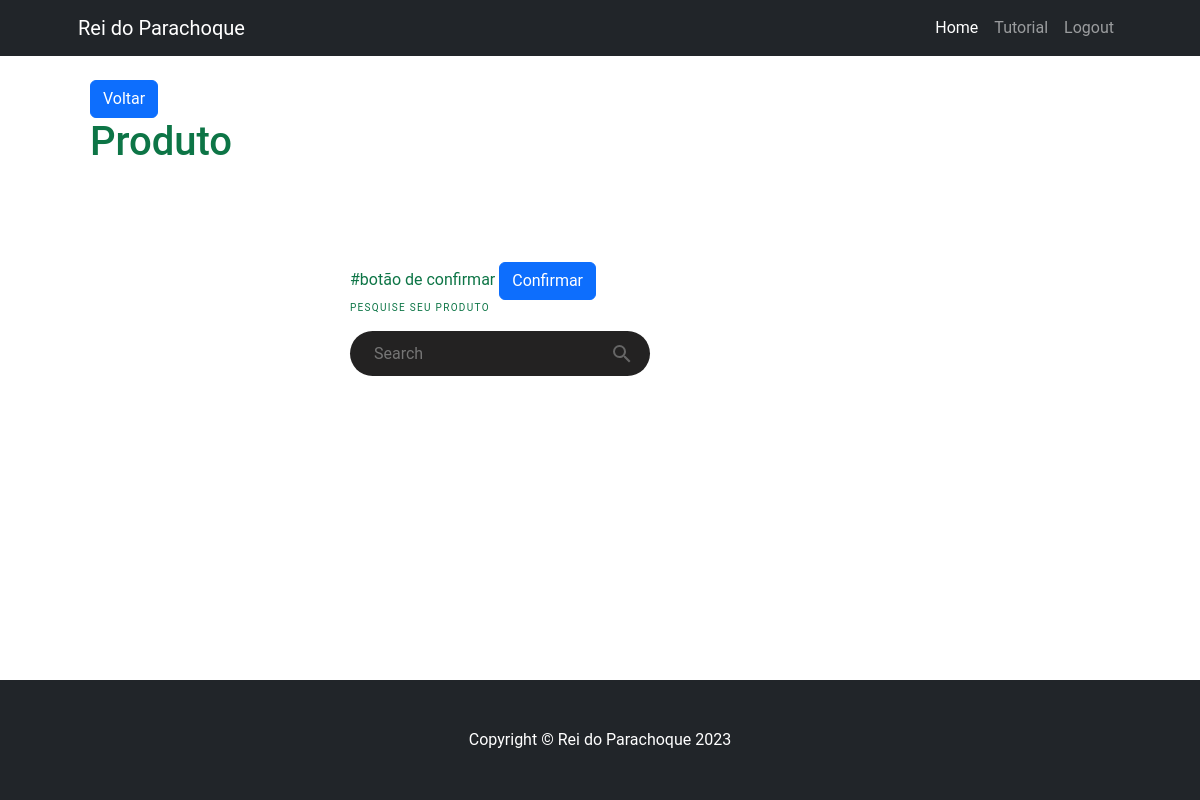
Page /sale_page2/7-7 (signed in) on the earlier database version.
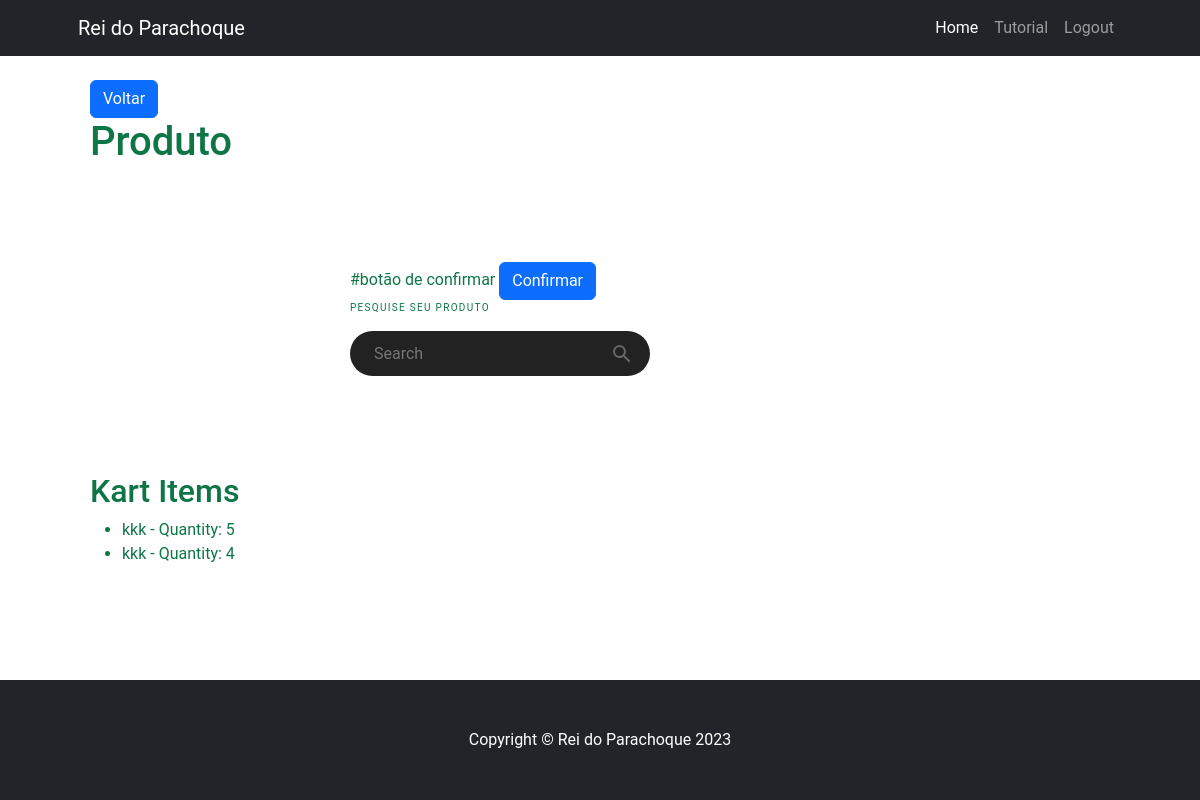
Same page on the later database version.
### app/models/tables.py (models this page shows, shortened)
class KartItem(db.Model):
    id = db.Column(db.Integer, primary_key=True)
    kart_id = db.Column(db.Integer, db.ForeignKey('kart.id'))
    kart = db.relationship('Kart', backref='kart_items')
    product_id = db.Column(db.Integer, db.ForeignKey('product.id'))
    product = db.relationship('Product', backref='kart_items')
    quantity = db.Column(db.Integer)
    total = db.Column(db.Float)

class Product(db.Model):
    id = db.Column(db.Integer, primary_key=True)
    name = db.Column(db.String(80))
    price = db.Column(db.Float)
    code = db.Column(db.String(80), unique=True)
    quantity = db.Column(db.Integer, default=0)
    description = db.Column(db.String(120))

### app/controllers/default.py (the view)
@app.route('/sale_page2/<int:id>-<kart>', methods=['GET', 'POST'])
@login_required
def sale_page2(id, kart):
    form = ProductSearchForm()
    products = Product.query.all()
    results = []
    kartitems = KartItem.query.filter_by(kart_id=kart).all()
    for product in products:
        results.append(product.name)
        results.append(product.code)
    if form.validate_on_submit():
        name = form.productName.data
        return redirect(url_for('sale_page3', name=name, id=id, kart=kart))
    return render_template('sale_page2.html', results=results, id=id, kart=kart, form=form, kartitems=kartitems)

### app/models/forms.py
class ProductSearchForm(FlaskForm):
    productName = StringField('Product Name', validators=[DataRequired(), Length(min=2, max=20)])
    submit = SubmitField('Search')

### app/controllers/default.py (called while the page is built)
@login_manager.user_loader
def load_user(user_id):
    return User.query.get(int(user_id))

### app/models/tables.py (called while the page is built)
    @property
    def is_authenticated(self):
        return True

### app/templates/sale_page2.html (shortened to what this page needs)
{% extends "base.html" %}
{% block stylesheets %}
    <link href="../static/css/searchbar.css" rel="stylesheet" />
{% endblock %}
{% block content %}
    <div class="container mt-4">
        <div class="row">
            <div class="col-md-12">
                <button class="btn btn-primary" onclick="window.location.href='/sale_page1'">Voltar</button>
                <h1>Produto</h1>
                <div class="wrapper">
                    #botão de confirmar
                    <button type="submit" name="submit_item" class="btn btn-primary" onclick="window.location.href='/sale_confirm/{{id}}-{{kart}}'">Confirmar</button>
                    <div class="label">Pesquise seu produto</div>
                    <div class="searchBar">
                        <form id="searchQueryForm" action="/sale_page2/{{ id }}-{{ kart }}" method="POST">
                            {{ form.productName(id="searchQueryInput", placeholder="Search", value="", list="nameDatalist") }}
                            <button id="searchQuerySubmit" type="submit" name="searchQuerySubmit">
                            </button>
                        </form>
                    </div>
                </div>
                {% if kartitems %}
                    <h2>Kart Items</h2>
                    <ul>
                        {% for kartitem in kartitems %}
                            <li>{{ kartitem.product.name }} - Quantity: {{ kartitem.quantity }}</li>
                        {% endfor %}
                    </ul>
                {% endif %}
            </div>
        </div>
    </div>
{% endblock %}

### app/templates/base.html (shortened to what this page needs)
<!DOCTYPE html>
<html lang="en">
<head>
    <link href="../static/css/styles.css" rel="stylesheet" />
    {% block stylesheets %}
    {% endblock %}
</head>
<body class="d-flex flex-column">
    <nav class="navbar navbar-expand-lg navbar-dark bg-dark">
        <div class="container px-5">
            <a class="navbar-brand" href="/logout">Rei do Parachoque</a>
            <div class="collapse navbar-collapse" id="navbarSupportedContent">
                <ul class="navbar-nav ms-auto mb-2 mb-lg-0">
                    {% if current_user.is_authenticated %}
                    <li class="nav-item"><a class="nav-link active" aria-current="page" href="home">Home</a></li>
                    <li class="nav-item"><a class="nav-link" href="tutorial">Tutorial</a></li>
                    <li class="nav-item"><a class="nav-link" href="/logout">Logout</a></li>
                    {% else %}
                    <li class="nav-item"><a class="nav-link active" aria-current="page" href="index">Inicio</a></li>
                    <li class="nav-item"><a class="nav-link" href="login">Login</a></li>
                    {% endif %}
                </ul>
            </div>
        </div>
    </nav>
    <div class="container px-4 px-lg-5 flex-grow-1">
        {% block content %}
        {% endblock %}
    </div>
    <footer class="py-5 bg-dark">
        <div class="container px-4 px-lg-5"><p class="m-0 text-center text-white">Copyright &copy; Rei do Parachoque 2023</p></div>
    </footer>
</body>
</html>

### app/static/css/searchbar.css (style rules this page uses)
body { font-family: 'Roboto', Arial, sans-serif; }
.wrapper { width: 100%; max-width: 31.25rem; margin: 6rem auto; }
.label { font-size: .625rem; font-weight: 400; text-transform: uppercase; letter-spacing: +1.3px; margin-bottom: 1rem; }
.searchBar { width: 100%; display: flex; flex-direction: row; align-items: center; }
#searchQueryInput { width: 100%; height: 2.8rem; background: #232222; outline: none; border: none; border-radius: 1.625rem; padding: 0 3.5rem 0 1.5rem; font-size: 1rem; }
#searchQuerySubmit { width: 3.5rem; height: 2.8rem; margin-left: -3.5rem; background: none; border: none; outline: none; }
.searchBar input { display: inline-block; }
.searchBar form { display: flex; }

### app/templates/base.html (style rules this page uses)
body { display: flex; flex-direction: column; min-height: 100vh; }
.flex-grow-1 { flex-grow: 1; }

Differences in the rows shown:
added KartItem: product.name "kkk", quantity "5"
added KartItem: product.name "kkk", quantity "4"
Other differences:
text now shown: "Kart Items"
